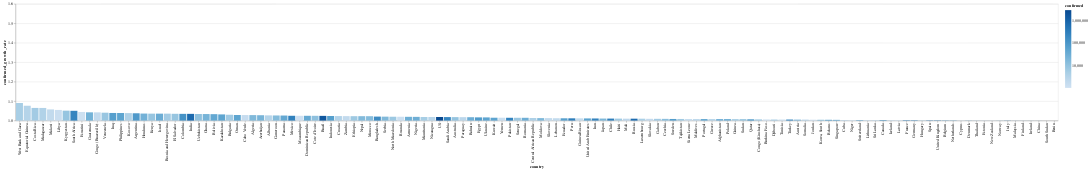

Notebook source saved alongside this figure:
### Markdown cell above
# Tasa de contagios por país

El color corresponde con la cantidad de casos confirmados

### Code cell
today_df = global_df[
    (global_df.date == global_df.date.max()) & 
    (global_df.confirmed > 1000)
]


alt.Chart(today_df).mark_bar().encode(
    x=alt.X(
        'country', 
        sort=list(
            today_df.set_index('country')
                    .confirmed_growth_rate
                    .sort_values()
                    .index[::-1]
        )
    ),
    y=alt.X(
        'confirmed_growth_rate', 
        scale=alt.Scale(domain=[1, 1.6], clamp=True)
    ),
    color=alt.Color('confirmed', scale=alt.Scale(type='log')),
    tooltip=list(today_df.columns)
)

### Figure 1 — Vega-Lite specification as saved in the notebook (floating-point values rounded to 4 significant figures; data arrays with more than 128 entries replaced by an {"elided": "..."} marker saying what was removed)
{"config": {"view": {"continuousWidth": 400, "continuousHeight": 300}}, "data": {"name": "data-66b7b2d6fb8b0699ce6da361cdea2d8f"}, "mark": "bar", "encoding": {"color": {"type": "quantitative", "field": "confirmed", "scale": {"type": "log"}}, "tooltip": [{"type": "temporal", "field": "date"}, {"type": "nominal", "field": "country"}, {"type": "quantitative", "field": "confirmed"}, {"type": "quantitative", "field": "recovered"}, {"type": "quantitative", "field": "death"}, {"type": "quantitative", "field": "confirmed_growth_rate"}, {"type": "quantitative", "field": "death_growth_rate"}, {"type": "temporal", "field": "first_infaction_date"}, {"type": "quantitative", "field": "days_from_first_infection"}, {"type": "temporal", "field": "tenth_infaction_date"}, {"type": "quantitative", "field": "days_from_tenth_infection"}, {"type": "temporal", "field": "first_death_date"}, {"type": "quantitative", "field": "days_from_first_death"}, {"type": "temporal", "field": "tenth_death_date"}, {"type": "quantitative", "field": "days_from_tenth_death"}], "x": {"type": "nominal", "field": "country", "sort": {"elided": "134 str values"}}, "y": {"type": "quantitative", "field": "confirmed_growth_rate", "scale": {"clamp": true, "domain": [1, 1.6]}}}, "$schema": "https://vega.github.io/schema/vega-lite/v4.8.1.json", "datasets": {"data-66b7b2d6fb8b0699ce6da361cdea2d8f": {"elided": "134 records"}}}
